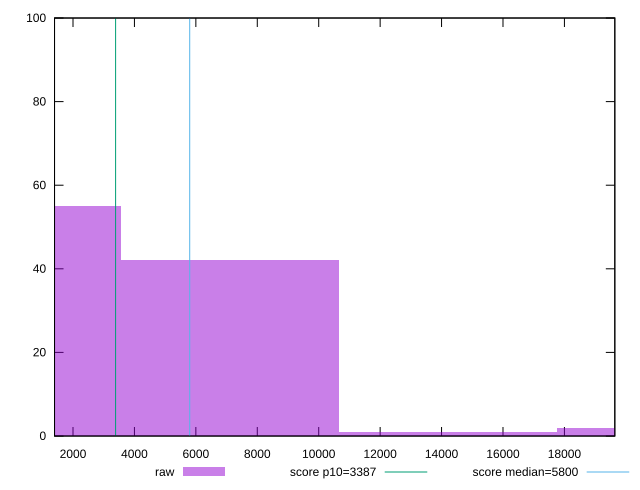

Write the gnuplot code that produced this figure.
reset

$raw <<EOF
14198.392442326012 1
21297.58866348902 2
0 55
7099.196221163006 42
EOF

set key outside below
set boxwidth 7099.196221163006
set xrange [1398.5955981654665:19641.093868220618]
set yrange [0:100]
set trange [0:100]
set style fill transparent solid 0.5 noborder

set parametric
set terminal svg size 640, 490 enhanced background rgb 'white'
set output "reports/report_00027_2021-02-24T12-40-31.850Z/speed-index/samples/agenda/raw/histogram.svg"

plot $raw title "raw" with boxes, \
     3387,t title "score p10=3387", \
     5800,t title "score median=5800"

reset
